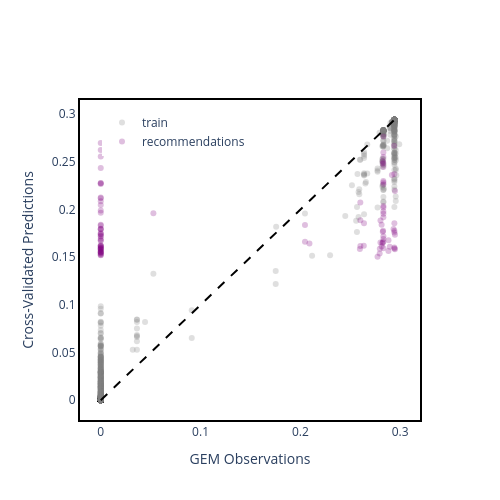

Notebook source saved alongside this figure:
### Markdown cell above
## True vs Predicted for recomendations

### Code cell
#Plot Predictions:
fig = go.Figure()

fig.add_trace(go.Scatter(x=y_train, y=train_predictions,
                         mode="markers", marker=dict(color="grey", opacity=0.25), name="train"))

fig.add_trace(go.Scatter(x=recommendations[target_var], y=recommendations["Predicted_Score"],
                         mode="markers", marker=dict(color="purple", opacity=0.25), name="recommendations"))

max_score = max([recommendations['Predicted_Score'].max(), recommendations[target_var].max(), max_score])

fig.add_shape(
    type='line', line=dict(color="black", dash='dash'),
    x0=0, x1=max_score, y0=0, y1=max_score
)

fig.update_layout(width=500, height=500,
                  template="plotly_white",
                  legend=dict(yanchor="top", y=0.975, xanchor="right", x=0.5))

fig.update_xaxes(title="GEM Observations", zeroline=False, showline=True, mirror=True, showgrid=False, linewidth=2, linecolor='black')
fig.update_yaxes(title="Cross-Validated Predictions", zeroline=False, showline=True, mirror=True, showgrid=False, linewidth=2, linecolor='black')

fig.show()
fig.write_image("/".join([dir_name, project, f"DBTL_learning_process_{C}.svg"]))

### Figure 1 — Plotly figure (JSON) as saved in the notebook; plotly's stock layout.template omitted (floating-point values rounded to 4 significant figures; data arrays with more than 128 entries replaced by an {"elided": "..."} marker saying what was removed)
{"data": [{"marker": {"color": "grey", "opacity": 0.25}, "mode": "markers", "name": "train", "type": "scatter", "x": {"elided": "3392 float values"}, "y": {"elided": "3392 float values"}}, {"marker": {"color": "purple", "opacity": 0.25}, "mode": "markers", "name": "recommendations", "type": "scatter", "x": [0.2947, 0.2635, 0, 0.2832, 0, 0.2933, 0.2814, 0.2832, 0.2832, 0, 0, 0, 0.2883, 0, 0, 0.2596, 0.2942, 0.2917, 0.2601, 0.26, 0, 0, 0.2942, 0, 0.2832, 0.2091, 0.2947, 0, 0, 0, 0.2814, 0.2832, 0.2802, 0.2832, 0.2895, 0.2796, 0.2046, 0, 0, 0.2942, 0.2046, 0, 0.2802, 0.2942, 0, 0.2831, 0, 0.2825, 0.2942, 0, 0.2601, 0, 0.05275, 0, 0, 0.2831, 0.2831, 0.2939, 0, 0.2832, 0, 0.2825, 0.2823, 0.2829, 0, 0.2823, 0, 0.2947, 0.2882, 0, 0.2831, 0.2773, 0, 0.2942, 0, 0, 0.2832, 0, 0, 0, 0, 0, 0.2637, 0, 0.2825, 0.2832, 0, 0, 0.2832, 0.2794, 0, 0, 0.2832, 0, 0.2831, 0, 0.2832, 0, 0, 0], "y": [0.1582, 0.1621, 0.1555, 0.2767, 0.1795, 0.1797, 0.1842, 0.2552, 0.2036, 0.1568, 0.1674, 0.1725, 0.1679, 0.1841, 0.174, 0.1587, 0.176, 0.2363, 0.1618, 0.2075, 0.1623, 0.152, 0.2373, 0.1967, 0.1692, 0.1645, 0.1737, 0.2128, 0.1524, 0.162, 0.1612, 0.2448, 0.1886, 0.1719, 0.1609, 0.159, 0.1663, 0.2435, 0.2557, 0.1858, 0.1839, 0.2267, 0.1655, 0.1778, 0.1582, 0.2299, 0.2697, 0.1767, 0.1603, 0.1588, 0.1888, 0.212, 0.1962, 0.2088, 0.1539, 0.2285, 0.198, 0.2671, 0.1989, 0.2266, 0.1744, 0.2481, 0.1647, 0.1777, 0.1602, 0.1654, 0.18, 0.2194, 0.1565, 0.1548, 0.192, 0.1505, 0.1695, 0.1592, 0.2277, 0.1717, 0.1595, 0.1794, 0.1593, 0.1552, 0.2049, 0.1535, 0.1857, 0.1558, 0.2506, 0.1957, 0.1598, 0.1577, 0.249, 0.1538, 0.1754, 0.1677, 0.2021, 0.1613, 0.1664, 0.2625, 0.26, 0.1619, 0.1832, 0.2278]}], "layout": {"height": 500, "legend": {"x": 0.5, "xanchor": "right", "y": 0.975, "yanchor": "top"}, "shapes": [{"line": {"color": "black", "dash": "dash"}, "type": "line", "x0": 0, "x1": 0.299, "y0": 0, "y1": 0.299}], "width": 500, "xaxis": {"linecolor": "black", "linewidth": 2, "mirror": true, "showgrid": false, "showline": true, "title": {"text": "GEM Observations"}, "zeroline": false}, "yaxis": {"linecolor": "black", "linewidth": 2, "mirror": true, "showgrid": false, "showline": true, "title": {"text": "Cross-Validated Predictions"}, "zeroline": false}}}
